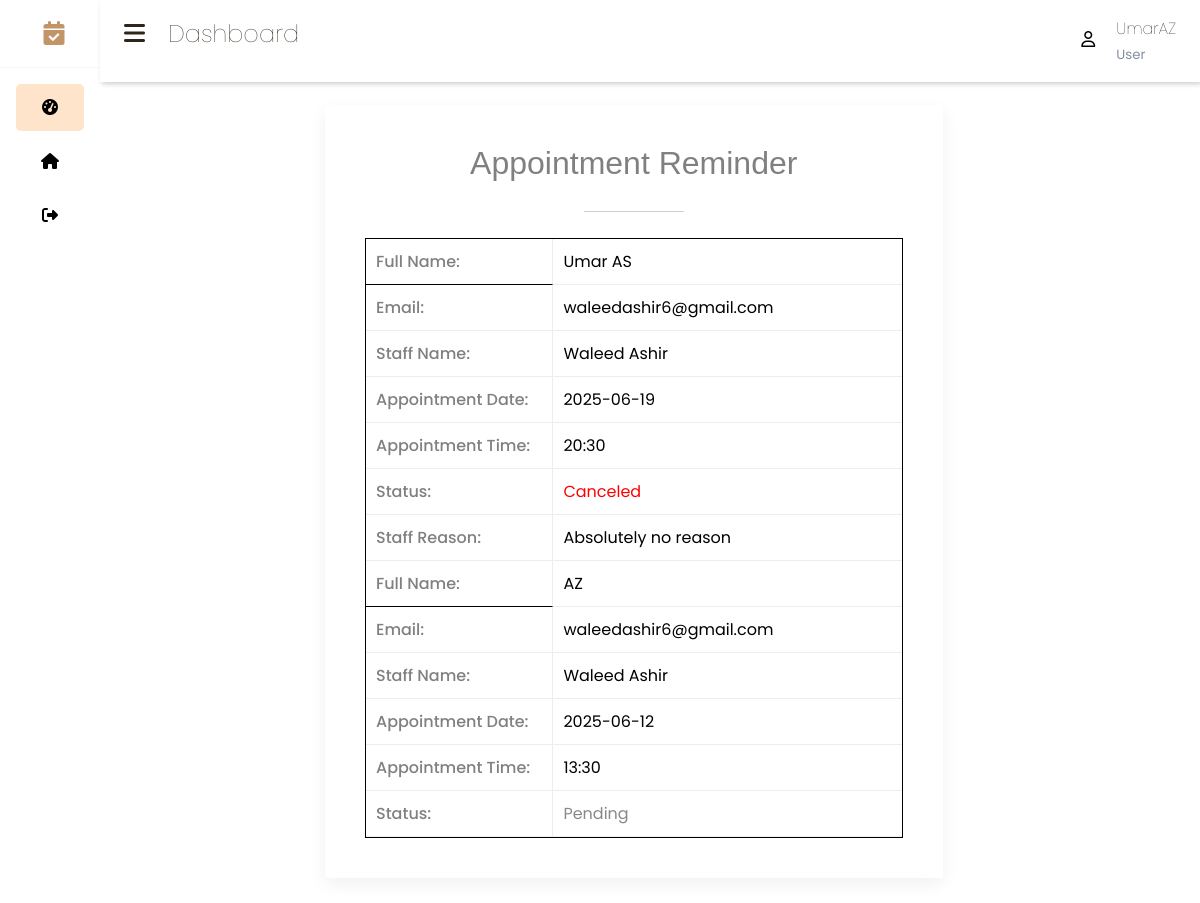
/client_dashboard (signed in), run on an earlier commit of the app's database.
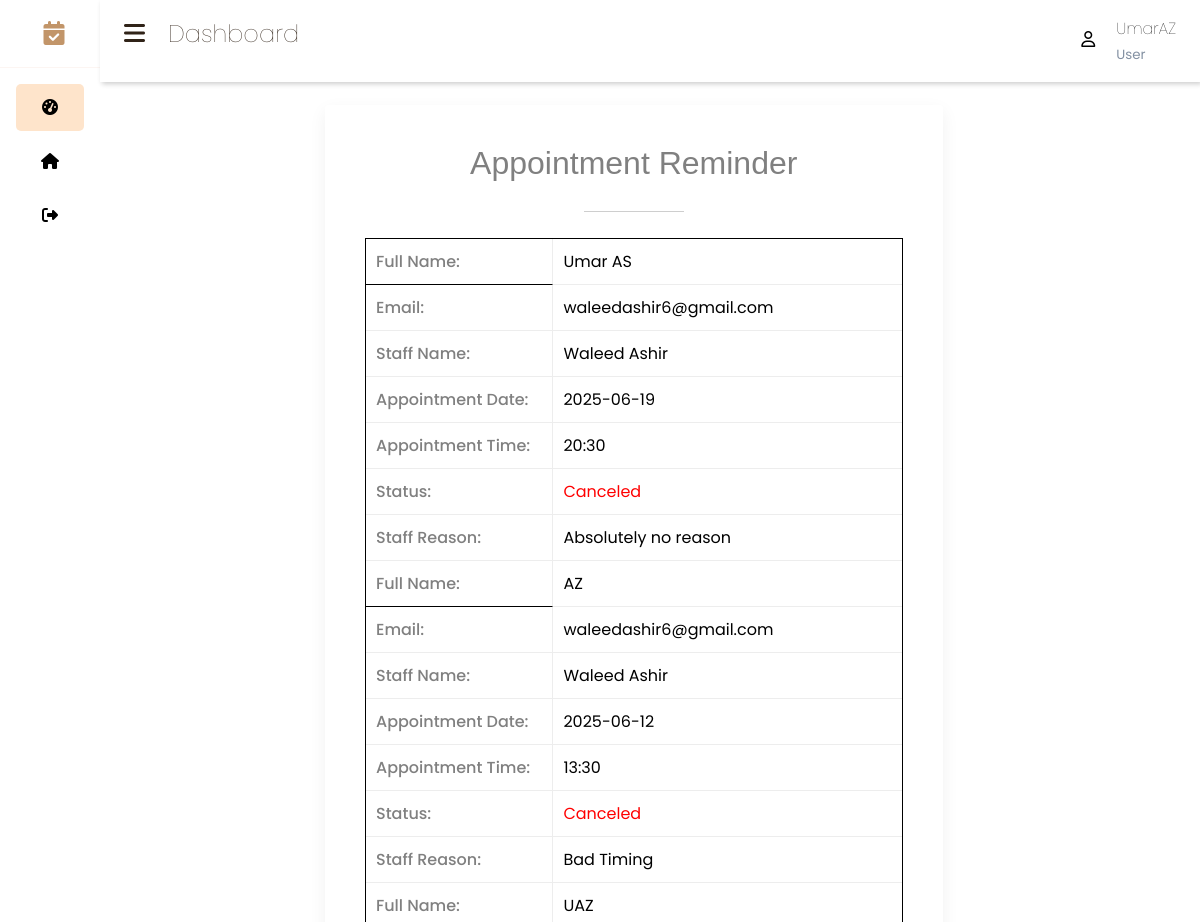
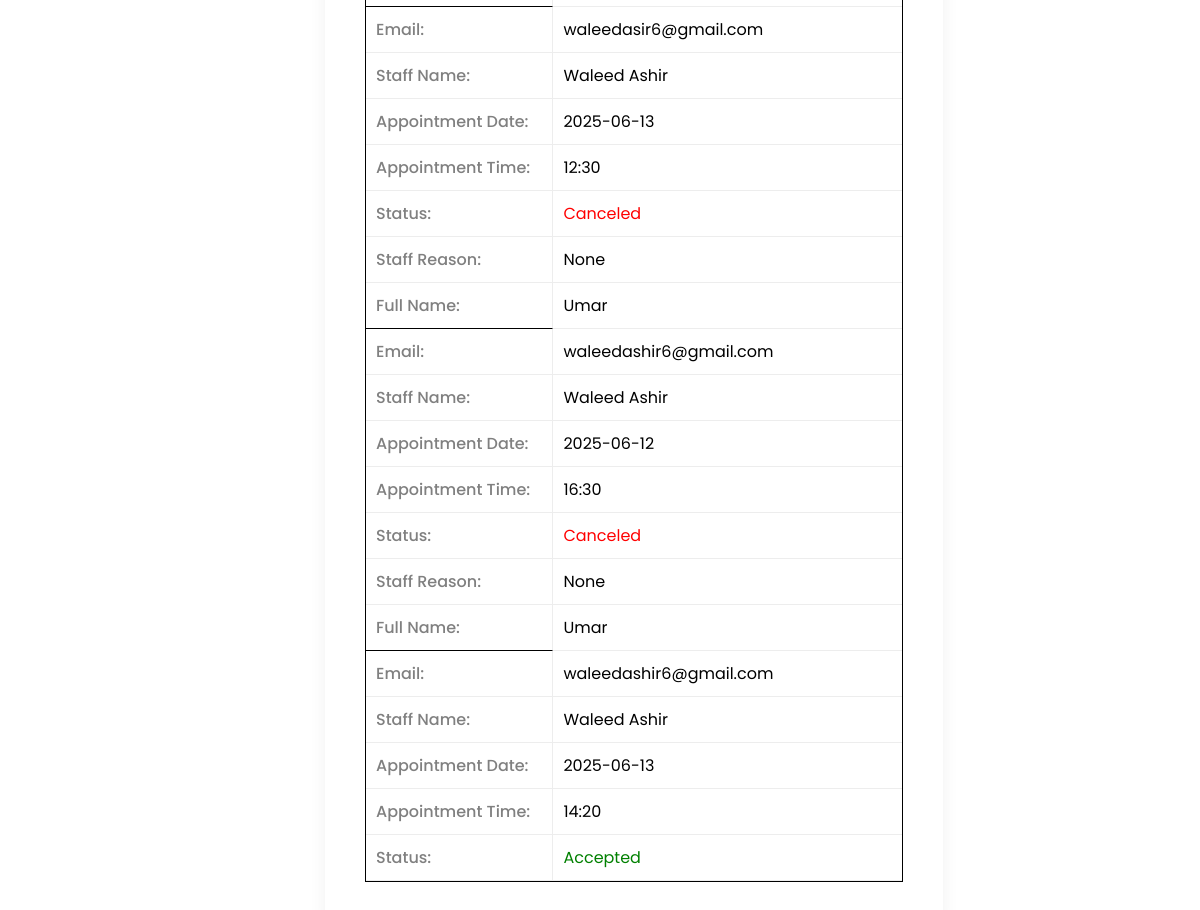
And on a later commit of the database (2 pictures, top to bottom).
### app/models.py (models this page shows, shortened)
class User(db.Model, UserMixin):
    id = db.Column(db.Integer, primary_key=True)
    username = db.Column(db.String(100), unique=True, nullable=False)
    password = db.Column(db.String(100))
    role = db.Column(db.String(10), nullable=False, default='pending')
    google_id = db.Column(db.String(100), unique=True)
    name = db.Column(db.String(100), unique=True)

class Appointment(db.Model):
    id = db.Column(db.Integer, primary_key=True)
    client_id = db.Column(db.Integer, db.ForeignKey('user.id'), nullable=False)
    client_name = db.Column(db.String(100), nullable=False)
    client_mail = db.Column(db.String(100), nullable=False)
    appointment_date = db.Column(db.String(10), nullable=False)
    appointment_time = db.Column(db.String(5), nullable=False)
    person_name = db.Column(db.String(100), nullable=False)
    status = db.Column(db.String(20), default='pending')  # 'pending', 'accepted', 'rescheduled', 'canceled'
    staff_reason = db.Column(db.String(255))  # Reason for reschedule/cancel

### app/routes.py (the view)
    @app.route('/client_dashboard')
    @login_required
    def client_dashboard():
        if current_user.role != 'client':
            return redirect(url_for('staff_dashboard'))
        appointments = Appointment.query.filter_by(client_id=current_user.id).all()
        client_username = current_user.username
        return render_template('client_dashboard.html', appointments=appointments, client_username=client_username)

### app/templates/client_dashboard.html (shortened to what this page needs)
{% extends 'client_base.html' %}
{% block content %}
        <table cellspacing="0" border="0" cellpadding="0" width="100%"
            style="@import url(https://fonts.googleapis.com/css?family=Rubik:300,400,500,700|Open+Sans:300,400,600,700); font-family: 'Poppins', sans-serif;">
        <tr>
        <td>
        <table style= "max-width:650px; margin:0 auto;" width="100%" border="0"
            align="center" cellpadding="0" cellspacing="0">
        <tr>
        <td style="height:80px;">&nbsp;</td>
        </tr>
        <tr>
        <td style="height:20px;">&nbsp;</td>
        </tr>
        <tr>
        <td>
        <table width="95%" border="0" align="center" cellpadding="0" cellspacing="0"                        style="max-width:670px; background:rgb(255, 255, 255); border-radius:3px;-webkit-box-shadow:0 6px 18px 0 rgba(0,0,0,.06);-moz-box-shadow:0 6px 18px 0 rgba(0,0,0,.06);box-shadow:0 6px 18px 0 rgba(0,0,0,.06);padding:0 40px;">
        <tr>
                <td style="height:40px;">&nbsp;</td>
                </tr>
                <tr>
                                     <td style="padding:0 15px; text-align:center;">
                                <h1 style="color:grey; font-weight:400; margin:0;font-size:32px;font-family:'Rubik',sans-serif;">Appointment Reminder</h1>
                                <span style="display:inline-block; vertical-align:middle; margin:29px 0 26px; border-bottom:1px solid #cecece;
                                width:100px;"></span>
                            </td>
                        </tr>
                        <tr>
                            <td>{% if appointments%}
                                <table cellpadding="0" cellspacing="0"
                                    style="width: 100%; border: 1px solid #000000">
                                    {% for appointment in appointments %}
                                    <tbody>
                                        <tr>
                                            <td
                                                style="padding: 10px; border-bottom: 1px solid #000000; border-right: 1px solid #ededed; width: 35%; font-weight:500; color:gray">
                                                Full Name:</td>
                                            <td
                                                style="padding: 10px; border-bottom: 1px solid #ededed;">
                                                {{ appointment.client_name }}</td>
                                        </tr>
                                        <tr>
                                            <td
                                                style="padding: 10px; border-bottom: 1px solid #ededed; border-right: 1px solid #ededed; width: 35%; font-weight:500; color:gray">
                                                Email:</td>
                                            <td
                                                style="padding: 10px; border-bottom: 1px solid #ededed;">
                                                {{ appointment.client_mail }}</td>
                                        </tr>
                                        <tr>
                                            <td
                                                style="padding: 10px; border-bottom: 1px solid #ededed;border-right: 1px solid #ededed; width: 35%; font-weight:500; color:gray">
                                                Staff Name:</td>
                                            <td
                                                style="padding: 10px; border-bottom: 1px solid #ededed;">
                                                {{ appointment.person_name}}</td>
                                        </tr>
                                        <tr>
                                            <td
                                                style="padding: 10px;  border-bottom: 1px solid #ededed; border-right: 1px solid #ededed; width: 35%;font-weight:500; color:gray">
                                                Appointment Date:</td>
                                            <td
                                                style="padding: 10px; border-bottom: 1px solid #ededed;">
                                                {{ appointment.appointment_date }}</td>
                                        </tr>
                                        <tr>
                                            <td
                                                style="padding: 10px; border-bottom: 1px solid #ededed; border-right: 1px solid #ededed; width: 35%;font-weight:500; color:gray">
                                                Appointment Time:</td>
                                            <td
                                                style="padding: 10px; border-bottom: 1px solid #ededed;">
                                                {{ appointment.appointment_time }}</td>
                                        </tr>
                                        <tr>
                                            <td
                                                style="padding: 10px; border-bottom: 1px solid #ededed; border-right: 1px solid #ededed; width: 35%; font-weight:500; color:gray">
                                                Status:</td>
                                            <td
                                                style="padding: 10px; border-bottom: 1px solid #ededed;">
                                                {% if appointment.status == 'pending' %}
                                                    <span style="color: #888;">Pending</span>
                                                {% elif appointment.status == 'accepted' %}
                                                    <span style="color: green;">Accepted</span>
                                                {% elif appointment.status == 'rescheduled' %}
                                                    <span style="color: orange;">Rescheduled</span>
                                                {% elif appointment.status == 'canceled' %}
                                                    <span style="color: red;">Canceled</span>
                                                {% endif %}
                                            </td>
                                        </tr>
                                        {% if appointment.status in ['rescheduled', 'canceled'] %}
                                        <tr>
                                            <td
                                                style="padding: 10px; border-bottom: 1px solid #ededed; border-right: 1px solid #ededed; width: 35%; font-weight:500; color:gray">
                                                Staff Reason:</td>
                                            <td
                                                style="padding: 10px; border-bottom: 1px solid #ededed;">
                                                {{ appointment.staff_reason }}
                                            </td>
                                        </tr>
                                        {% endif %}
                                    </tbody>
                                    {% endfor %}
                         </table>{% else %}
                                            <p>No appointments found.</p>
                            </td>{% endif%}
                        </tr>
                        <tr>
                            <td style="height:40px;">&nbsp;</td>
                        </tr>
                    </table>
                </td>
            </tr>
            <tr>
                <td style="height:20px;">&nbsp;</td>
            </tr>
        </table>
{% endblock content %}

### app/templates/client_base.html (shortened to what this page needs)
<!DOCTYPE html>
<html lang="en">
<head>
    <link rel="stylesheet" href="https://cdnjs.cloudflare.com/ajax/libs/font-awesome/6.7.2/css/all.min.css" />
    <link rel="stylesheet" href="{{ url_for('static', filename='css/style.css') }}">
    <link rel="stylesheet" href="{{ url_for('static', filename='css/styling.css') }}">
</head>
<body>
    <section class="sidebar">
        <div class="sidebar-brand">
            <h2>
                <span><i class="fas fa-calendar-check"></i></span>
            </h2>
        </div>
        <div class="sidebar-menu">
            {% block active %}
            <ul>
                <li>
                    <a href="{{ url_for('client_dashboard')}}" class="active" data-content="dashboard">
                        <span><i class="fas fa-tachometer-alt"></i> </span>
                    </a>
                </li>
                <li>
                    <a href="{{ url_for('add_appointment') }}" class="nav-link" data-content="clients">
                        <span><i class="fas fa-home"></i> </span>
                    </a>
                </li>
                <li>
                    <a href="{{ url_for('logout') }}">
                        <span><i class="fas fa-sign-out-alt"></i></span>
                    </a>
                </li>
            </ul>
            {% endblock active %}
        </div>
    </section>
    <div class="main-content">
            <header>
                <div class="header-title">
                    <h2>
                        <label for="nav-toggle">
                            <i class="fas fa-bars"></i>
                        </label>
                        Dashboard
                    </h2>
                </div>
                <div class="user-wrapper">
                    <i class="fas fa-user"></i>
                    <div>
                        <h4>{{ client_username }}</h4>
                        <small>User</small>
                    </div>
                </div>
            </header>
{% block content %}
{% endblock content %}
</body>
</html>

### app/static/css/style.css (style rules this page uses)
:root { --main-color: rgb(0, 0, 0); --color-dark: #1d2231; --text-gray: #8390a2; --white: #000000; --sidebar-color: white; --sidebar-active: #ffebd9; --sidebar-active-hover: #e6c2b4; --border-color: #fcf5f2; --main-background: whitesmoke; --sidebar-width: 345px; --sidebar-width-check: 100px; --box-shadow: 2px 2px 5px rgba(0, 0, 0, 0.2); }
* { padding: 0; margin: 0; box-sizing: border-box; list-style: none; text-decoration: none; }
body { font-family: Poppins, "DM Sans", sans-serif; }
.sidebar { width: var(--sidebar-width); position: fixed; top: 0; left: 0; height: 100vh; background: var(--sidebar-color); z-index: 100; white-space:nowrap; transition: width 300ms; }
.sidebar-brand { color:rgb(194, 149, 105); padding: 1rem 0rem 1rem 2rem; border-bottom: 1px solid var(--border-color); }
.sidebar-brand span:first-child { padding-left: 1rem; }
.sidebar-brand span { display: inline-block; padding-right: 1rem; font-weight:500; }
.sidebar-menu { margin-top: 1rem; }
.sidebar-menu li { width: 100%; margin-bottom: 0.4rem; padding-left: 2rem; padding-right: 1rem; }
.sidebar-menu a { display: block; font-size: 0.9rem; font-weight: 300; padding: 0.7rem 0; border-radius: 5px; color:rgb(0, 0, 0); transition: background-color 300ms ease; }
.sidebar-menu a.active { background: #fee4cb; color: black; }
.sidebar-menu a span:first-child { font-size: 1rem; padding: 0rem 1rem; }
.main-content { margin-left: var(--sidebar-width); transition: margin-left 300ms; }
header { background:white; display: flex; justify-content: space-between; padding: 1rem 1.5rem; box-shadow: var(--box-shadow); position: fixed; left: var(--sidebar-width); width: calc(100% - var(--sidebar-width)); top: 0; z-index: 100; transition: left 300ms; color: black; }
header h2 { color: #302318; font-weight:100; }
header h2 label { cursor: pointer; }
header h2 i { font-weight:500; font-size: 1.5rem; padding-right: 1rem; }
.user-wrapper { display: flex; align-items: center; position:relative; }
.user-wrapper h4 { font-weight:100; }
.user-wrapper i { font-weight: 100; width: 35px; height: 20px; border-radius: 50%; margin-left:2px }
.user-wrapper small { display: inline-block; color: var(--text-gray); }
@media (max-width: 1200px) { .sidebar { width: var(--sidebar-width-check); } }
@media (max-width: 1200px) { .sidebar .sidebar-brand, .sidebar li { padding-left: 1rem; text-align: center; } }
@media (max-width: 1200px) { .sidebar .sidebar-brand { padding-left: 8px; } }
@media (max-width: 1200px) { .main-content { margin-left: var(--sidebar-width-check); } }
@media (max-width: 1200px) { .main-content header { left: var(--sidebar-width-check); width: calc(100% - var(--sidebar-width-check)); } }

### app/static/css/styling.css (style rules this page uses)
html, body { font-family: Poppins, "DM Sans", sans-serif; background-color: white; }
:root { --main-accent: black; --main-light: #fff; }

What changed in the data, as far as the page shows it:
changed Appointment "AZ": staff_reason (not shown) → "Bad Timing"; status "Pending" → "Canceled Staff Reason:"
added Appointment: client_name "UAZ", client_mail "waleedasir6@gmail.com", person_name "Waleed Ashir", appointment_date "2025-06-13", appointment_time "12:30", status "Canceled", staff_reason "None"
added Appointment: client_name "Umar", client_mail "waleedashir6@gmail.com", person_name "Waleed Ashir", appointment_date "2025-06-12", appointment_time "16:30", status "Canceled", staff_reason "None"
added Appointment: client_name "Umar", client_mail "waleedashir6@gmail.com", person_name "Waleed Ashir", appointment_date "2025-06-13", appointment_time "14:20", status "Accepted"
